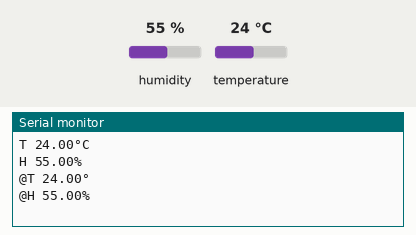
Bench run of a sketch on a simulated ESP32. Parts: the last lines printed to the serial monitor. The inputs (shaded band) are chosen by the test bench; at power-on: humidity 55 %, temperature 24 °C.

Above: at 3.2 s.
3.3 s: humidity set to 22 %
At 4.6 s:
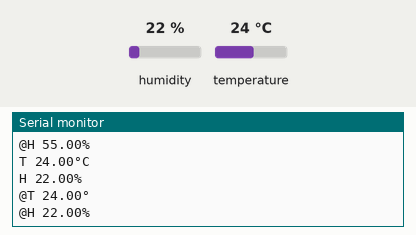
4.8 s: temperature set to 12 °C
At 6.2 s:
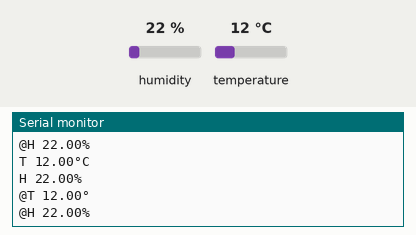
6.3 s: humidity set to 40 %
At 9.6 s:
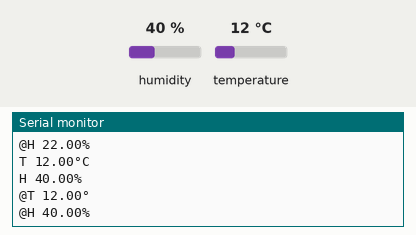
Timing chart, 0 to 11.1 s (numbered marks = the images above; inputs shaded):
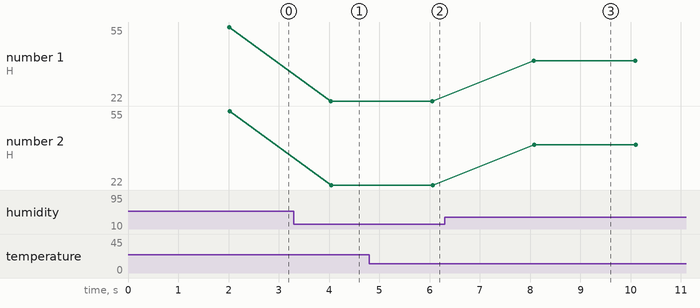

The sketch:

DHT11_ESP32.ino
```cpp
/**
 *
 * e-mail : rachelsysteme@gmail.com
 * gitHub : https://github.com/RS-malik-el
 * Donation : paypal.me/RachelSysteme
 *
 * @AUTEUR : Exaucé KIMBEMBE / @OpenProgramming
 * DATE : 03/04/2023
 *
 * @Board : esp32
 *
*/

#include <DHTesp.h>

#ifndef ESP32
#error Ce code ne marche que sur une carte ESP 32
#endif

#define PIN_DHT11   23  // DHT11 (capteur de température et d'humidité)

DHTesp dht;
TempAndHumidity value;

void setup(){
    Serial.begin(115200);
    // Configuration du DHT11
    dht.setup(PIN_DHT11, DHTesp::DHT11);
    delay(2000); // Pause
}

void loop(){
    value = dht.getTempAndHumidity();
    Serial.println("T "+String(value.temperature)+"°C");
    Serial.println("H "+String(value.humidity)+"%\n");

    Serial.println("@T "+String(dht.getTemperature())+"°");
    Serial.println("@H "+String(dht.getHumidity())+"%\n");
    delay(2000);
}
```

Measured:
- after the input at 3.3 s, the serial monitor: prints a new line after 0.73 s (image 1)
- after the input at 4.8 s, the serial monitor: prints a new line after 1.3 s (image 2)
- after the input at 6.3 s, the serial monitor: prints a new line after 1.8 s (image 3)
- plotted number 1: 55 → 22 after the input at 3.3 s, 22 → 40 after the input at 6.3 s
- plotted number 2: 55 → 22 after the input at 3.3 s, 22 → 40 after the input at 6.3 s
